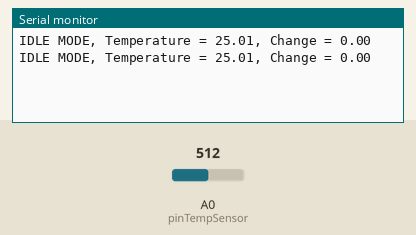
Simulated run of this sketch. Board: Arduino Uno, built with avr-gcc and run on an emulated ATmega328P. Parts: the last lines printed to the serial monitor. Inputs (shaded band) come from the test bench; at power-on: A0 (pinTempSensor) = 512.

Above: at 1.2 s.
1.3 s: A0 (pinTempSensor) set to 716
At 3.0 s:
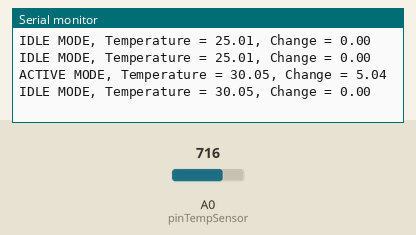
3.6 s: A0 (pinTempSensor) set to 900
At 5.1 s:
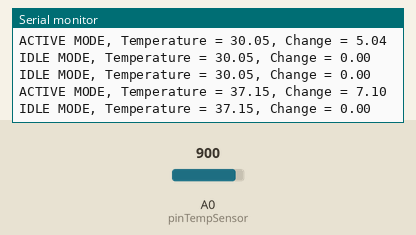
Timing chart, 0 to 6.6 s (numbered marks = the images above; inputs shaded):
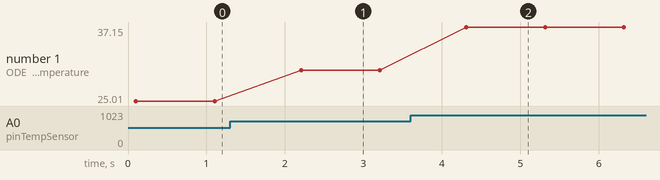

The sketch:

ard_therm_v6.ino
```cpp
#include <math.h>
const int B = 4275000; // B value of the thermistor
const int R0 = 100000; // R0 = 100k
const int pinTempSensor = A0; // Grove - Temperature Sensor connect to A0

struct sensorData {
  float T0;
  float T1;
  float deltaT;
  float dT_dt;
} tempData;

void setup()
{
  Serial.begin(9600);
}

float delayTime = 100;

void loop()
{
  int a = analogRead(pinTempSensor);
  float R = 1023.0/a-1.0;
  R = R0*R;
  tempData.T0 = 1.0/(log(R/R0)/B+1/298.15)-273.15; // convert to temperature via datasheet
  delay(delayTime);

  a = analogRead(pinTempSensor);
  R = 1023.0/a-1.0;
  R = R0*R;
  tempData.T1 = 1.0/(log(R/R0)/B+1/298.15)-273.15; // convert to temperature via datasheet

  tempData.deltaT = tempData.T1 - tempData.T0;
  tempData.dT_dt = tempData.deltaT / (delayTime / 1000);


  if (tempData.dT_dt >= 0.5){
    delayTime = 100;
    Serial.print("ACTIVE MODE");
  }
  else if (0.1 <= tempData.dT_dt < 0.5) {
    delayTime = 1000;
    Serial.print("IDLE MODE");
  }
  else if (tempData.dT_dt < 0.1){
    delayTime = 10000;
    Serial.print("LOW POWER MODE");
  }

  Serial.print(", Temperature = ");
  Serial.print(tempData.T1);
  Serial.print(", Change = ");
  Serial.println(tempData.deltaT);

}
```

Measured:
- after the input at 1.3 s, the serial monitor: prints a new line after 0.80 s (image 1)
- after the input at 3.6 s, the serial monitor: prints a new line after 0.61 s (image 2)
- plotted number 1: 25.01 → 30.05 after the input at 1.3 s, 30.05 → 37.15 after the input at 3.6 s
